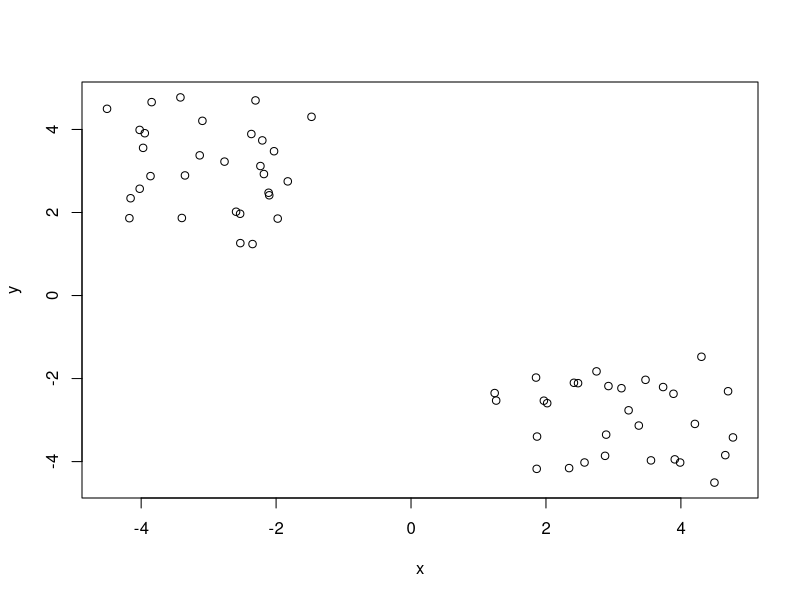
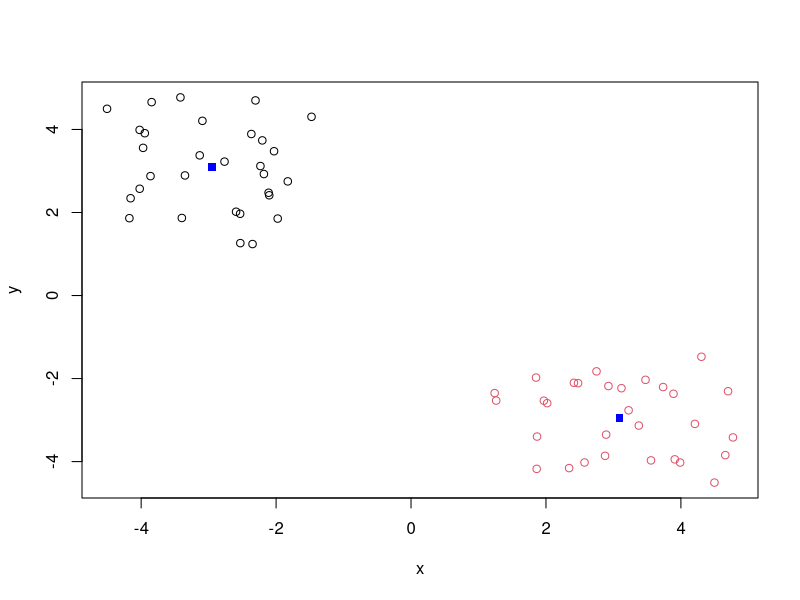
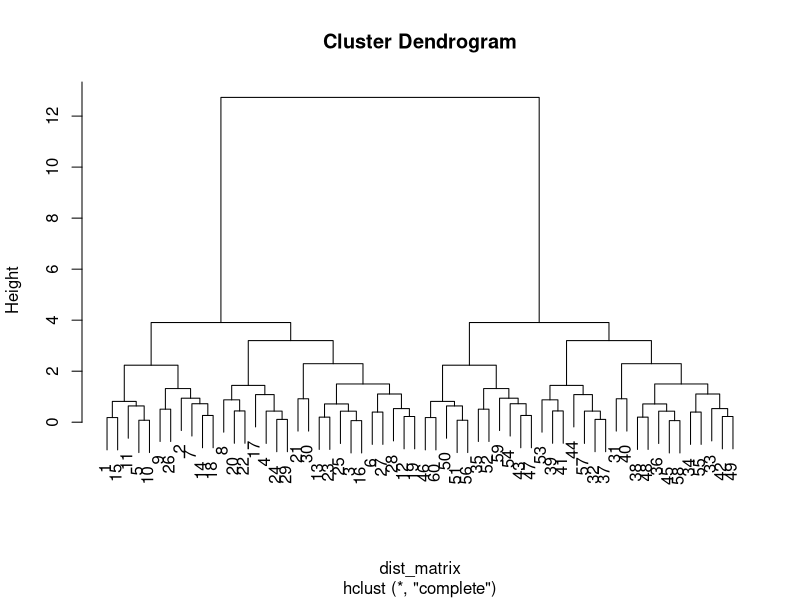
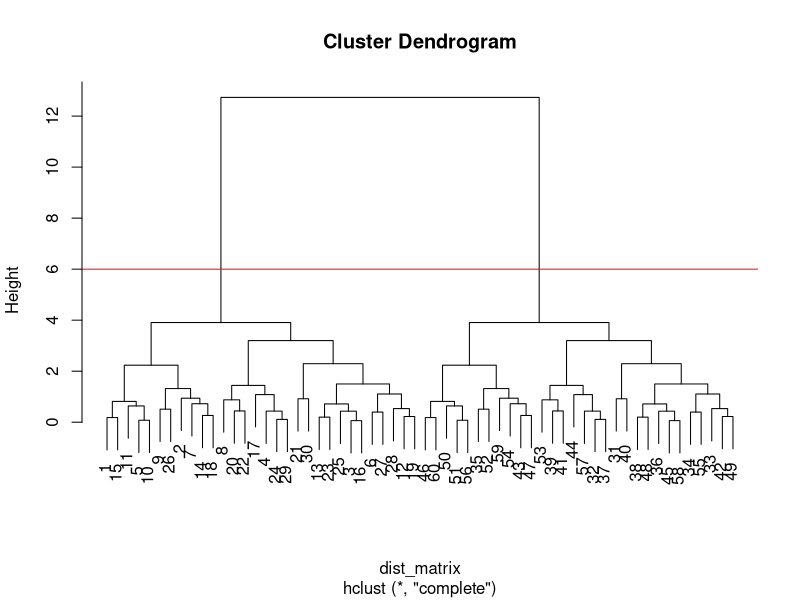
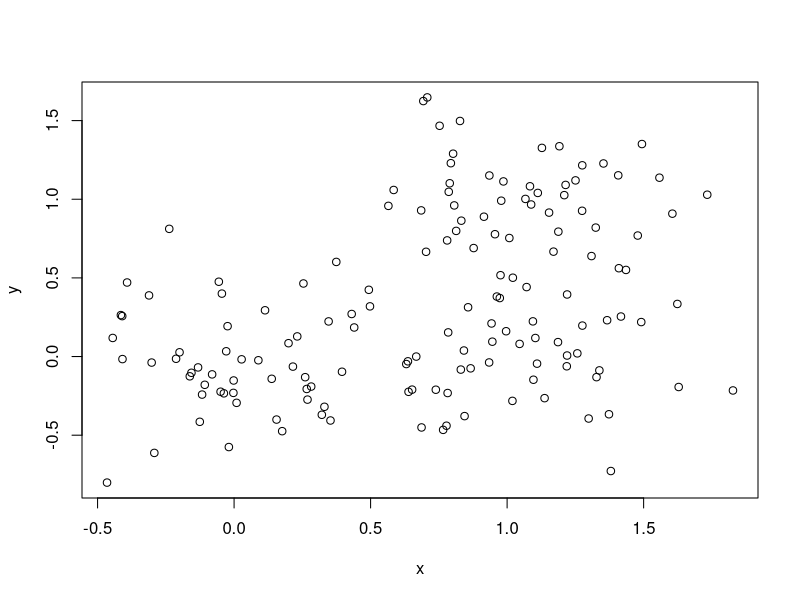
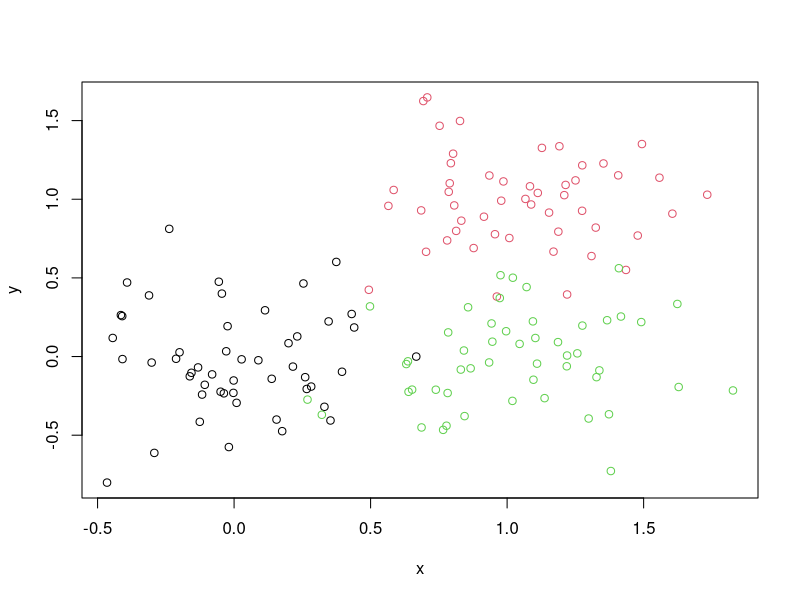
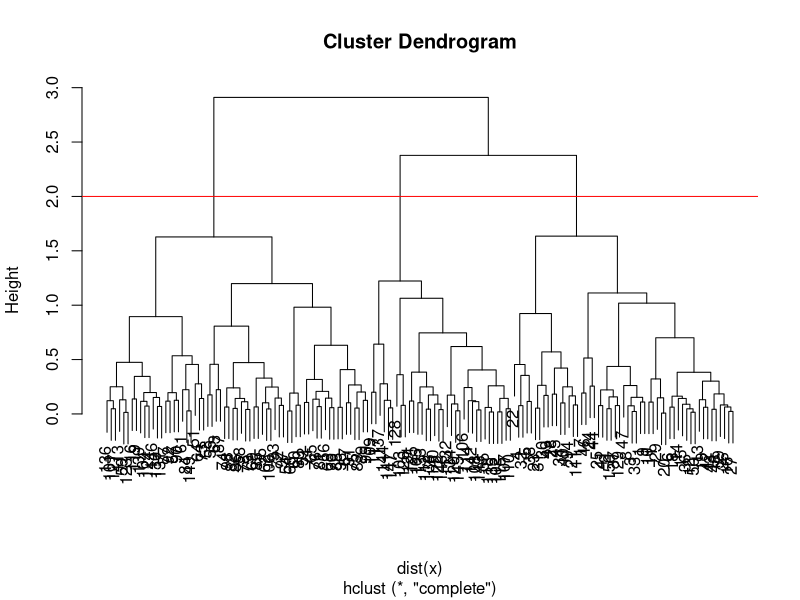
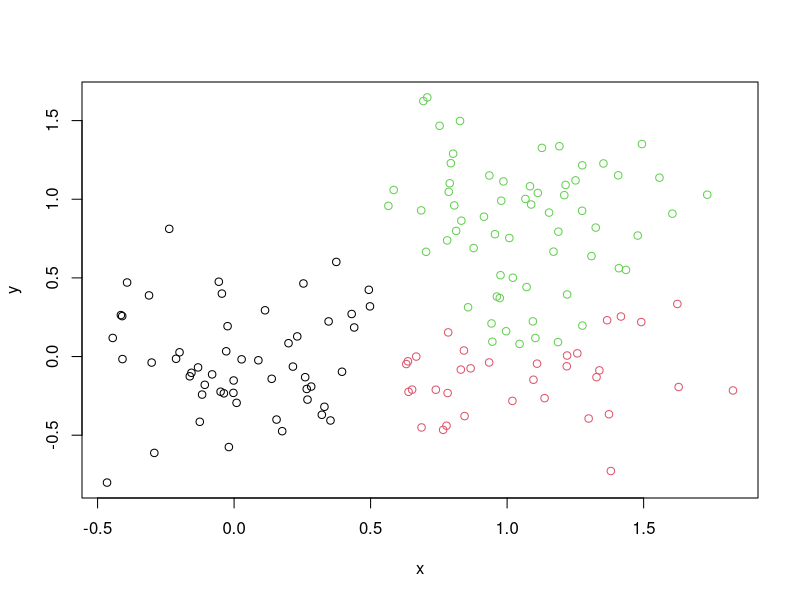

Here is the R script that generated these plots, in order:
## ---- chunk 1
knitr::opts_chunk$set(echo = TRUE)
## ---- chunk 2
tmp <- c(rnorm(30,-3), rnorm(30,3))
# rnorm takes 30 points and centers them around x = -3, same goes for the second element of tmp.
x <- cbind(x=tmp, y=rev(tmp))
plot(x)

# Actually using the k-means command

k <- kmeans(x, centers =2, nstart = 20)

## ---- chunk 3
k
# k$size indicates the points in each cluster
k$size

# k$cluster indicates the points assigned to the allotted clusters. The clustering vector output if the output of kmeans is printed.
k$cluster

# k$center indicates the coordinates of the center of the clusters.
k$centers
## ---- chunk 4
# Using k$cluster as a color specification. The points assigned to 1 will be assigned as black and 2 will be red.

plot(x, col=k$cluster)

# To add center points, recall k$centers
points(k$centers, col="blue", pch= 15)
## ---- chunk 5
# First we need to calculate point (dis)similarity
# as the Euclidean distance between observations
dist_matrix <- dist(x)
# The hclust() function returns a hierarchical
# clustering model
hc <- hclust(d = dist_matrix)
# the print method is not so useful here
hc 

plot(hc)

#Interestingly enough, we can see the data point entries labelled in the 'leaves' of this data tree.

# We can specify height (the limit to the clustering) by cutting it and the distance between clusters.
plot(hc)
abline(h=6, col= "red")
grp <- cutree(hc, h=6)
# cutree() gives us the membership factor after a certain height cutoff.

#Different types of hierarchical clustering : complete, single, center
## ---- chunk 6
# Step 1. Generate some example data for clustering
x <- rbind(
 matrix(rnorm(100, mean=0, sd = 0.3), ncol = 2), # c1
 matrix(rnorm(100, mean = 1, sd = 0.3), ncol = 2), # c2
 matrix(c(rnorm(50, mean = 1, sd = 0.3), # c3
 rnorm(50, mean = 0, sd = 0.3)), ncol = 2))
colnames(x) <- c("x", "y")
# Step 2. Plot the data without clustering
plot(x)
# Step 3. Generate colors for known clusters
# (just so we can compare to hclust results)
col <- as.factor( rep(c("c1","c2","c3"), each=50) )
plot(x, col=col)

#How to draw a tree with specifications on where to draw the line for clusters.
dist(x)
hc2 <- hclust(dist(x))
plot(hc2)
abline(h=2, col="red")
grp <- cutree(hc2, k=3)

## ---- chunk 7
plot(x, col=grp)
## ---- chunk 8
table(grp)
## ---- chunk 9
table(grp, col)
